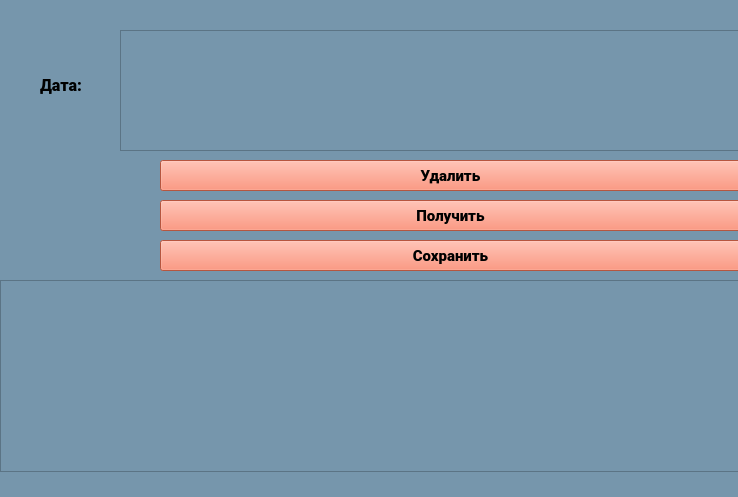
<?xml version="1.0" encoding="UTF-8"?>
<ui version="4.0">
 <class>Form</class>
 <widget class="QWidget" name="Form">
  <property name="geometry">
   <rect>
    <x>0</x>
    <y>0</y>
    <width>738</width>
    <height>497</height>
   </rect>
  </property>
  <property name="font">
   <font>
    <family>Arial</family>
   </font>
  </property>
  <property name="windowTitle">
   <string>Таблица результатов</string>
  </property>
  <property name="styleSheet">
   <string notr="true">background-color : rgb(118, 150, 172)</string>
  </property>
  <widget class="QPushButton" name="pushButton_2">
   <property name="geometry">
    <rect>
     <x>160</x>
     <y>200</y>
     <width>581</width>
     <height>31</height>
    </rect>
   </property>
   <property name="font">
    <font>
     <family>Roboto Black</family>
     <pointsize>11</pointsize>
     <weight>75</weight>
     <bold>true</bold>
     <stylestrategy>PreferAntialias</stylestrategy>
    </font>
   </property>
   <property name="styleSheet">
    <string notr="true">background-color :rgb(255, 121, 88); color :rgb(0,0, 0)</string>
   </property>
   <property name="text">
    <string>Получить</string>
   </property>
  </widget>
  <widget class="QLabel" name="label">
   <property name="geometry">
    <rect>
     <x>40</x>
     <y>70</y>
     <width>71</width>
     <height>31</height>
    </rect>
   </property>
   <property name="font">
    <font>
     <family>Roboto Black</family>
     <pointsize>12</pointsize>
     <weight>75</weight>
     <italic>false</italic>
     <bold>true</bold>
     <underline>false</underline>
     <stylestrategy>PreferAntialias</stylestrategy>
    </font>
   </property>
   <property name="text">
    <string>Дата:</string>
   </property>
  </widget>
  <widget class="QPushButton" name="pushButton">
   <property name="geometry">
    <rect>
     <x>160</x>
     <y>160</y>
     <width>581</width>
     <height>31</height>
    </rect>
   </property>
   <property name="font">
    <font>
     <family>Roboto Black</family>
     <pointsize>11</pointsize>
     <weight>75</weight>
     <bold>true</bold>
     <stylestrategy>PreferAntialias</stylestrategy>
    </font>
   </property>
   <property name="styleSheet">
    <string notr="true">background-color :rgb(255, 121, 88); color :rgb(0,0, 0)</string>
   </property>
   <property name="text">
    <string>Удалить</string>
   </property>
  </widget>
  <widget class="QTableWidget" name="tableWidget">
   <property name="geometry">
    <rect>
     <x>0</x>
     <y>280</y>
     <width>741</width>
     <height>192</height>
    </rect>
   </property>
   <property name="styleSheet">
    <string notr="true"/>
   </property>
  </widget>
  <widget class="QPushButton" name="pushButton_3">
   <property name="geometry">
    <rect>
     <x>160</x>
     <y>240</y>
     <width>581</width>
     <height>31</height>
    </rect>
   </property>
   <property name="font">
    <font>
     <family>Roboto Black</family>
     <pointsize>11</pointsize>
     <stylestrategy>PreferAntialias</stylestrategy>
    </font>
   </property>
   <property name="styleSheet">
    <string notr="true">background-color :rgb(255, 121, 88); color :rgb(0,0, 0)</string>
   </property>
   <property name="text">
    <string>Сохранить</string>
   </property>
  </widget>
  <widget class="QTextEdit" name="textEdit">
   <property name="geometry">
    <rect>
     <x>120</x>
     <y>30</y>
     <width>621</width>
     <height>121</height>
    </rect>
   </property>
   <property name="font">
    <font>
     <family>Arial</family>
    </font>
   </property>
   <property name="styleSheet">
    <string notr="true">tableWidget, textEdit {
	background-color : rgb(235, 238, 255)
}</string>
   </property>
  </widget>
 </widget>
 <resources/>
 <connections/>
</ui>
